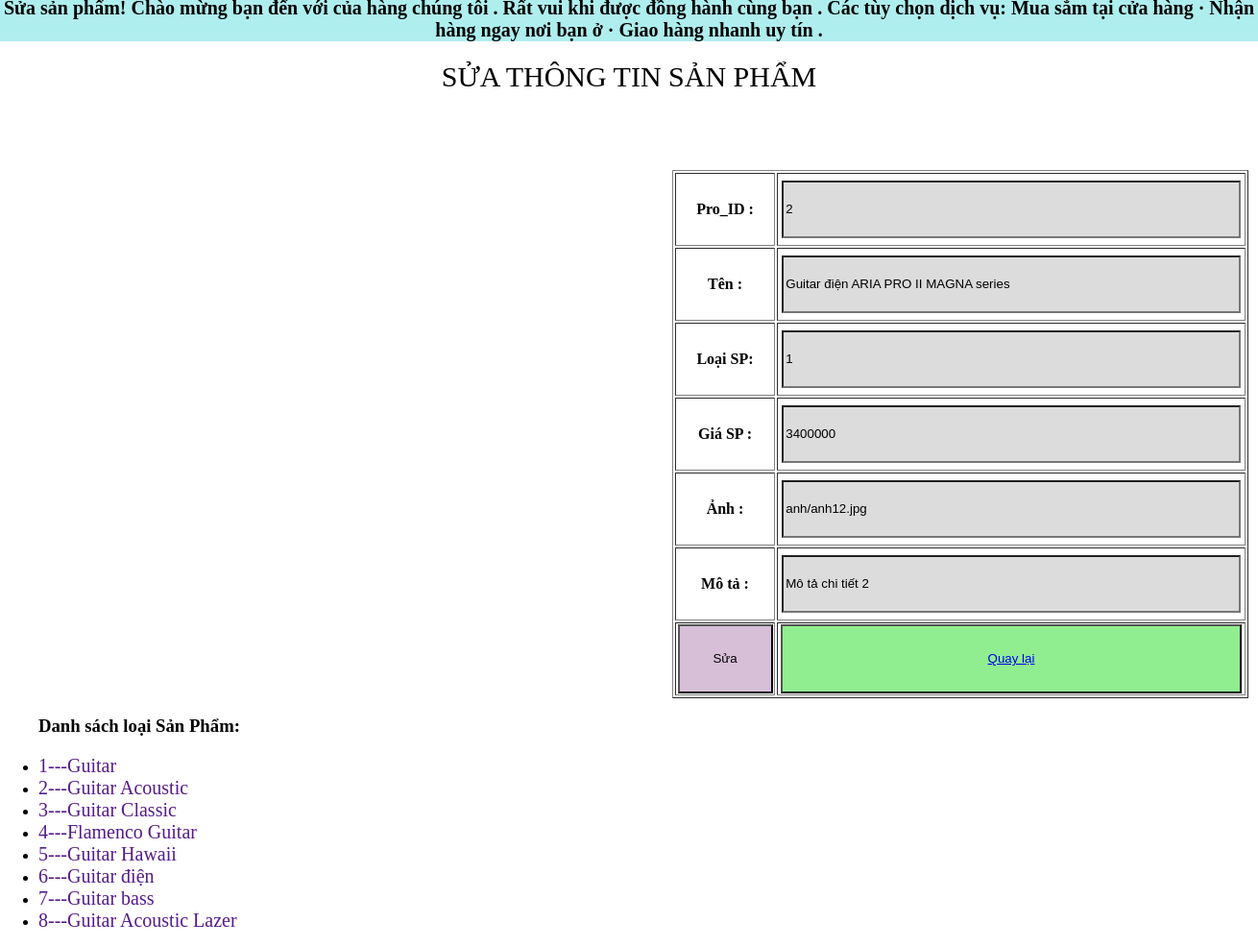
Page /View/admin/pages/Form_Suasanpham.php?pro_id=2 (signed in) on the committed database.
### tables this page shows
CREATE TABLE `tbl_product` (
  `pro_id` int(11) NOT NULL,
  `pro_name` varchar(200) NOT NULL,
  `cat_id` int(11) NOT NULL,
  `price` int(11) NOT NULL,
  `image` varchar(200) NOT NULL,
  `description` text NOT NULL
);

CREATE TABLE `tbl_category` (
  `cat_id` int(11) NOT NULL,
  `cat_name` varchar(50) NOT NULL,
  `status` int(11) NOT NULL
);

### View/admin/pages/Form_Suasanpham.php (the view, shortened to what this page needs)
<?php
	$id = $_GET['pro_id'];
	$conn = mysqli_connect("localhost","root","","danguitar");
	mysqli_query($conn,"SET danguitar 'utf8'");
	$sql = "Select * from `tbl_product` where `pro_id` = '$id' ";
	$kq = mysqli_query($conn, $sql);
	while($row = mysqli_fetch_assoc($kq))
		{
			$id = $row["pro_id"];
			$ten = $row['pro_name'];
			$loai = $row['cat_id'];
			$gia = $row['price'];
			$anh = $row['image'];
			$mota = $row['description'];
		}
?>
<!DOCTYPE html>
<html>
	<head>
	</head>
	<body>
		<div id="chu-chay">
			<marquee>Sửa sản phẩm! Chào mừng bạn đến với của hàng chúng tôi . Rất vui khi được đồng hành cùng bạn . Các tùy chọn dịch vụ: Mua sắm tại cửa hàng · Nhận hàng ngay nơi bạn ở · Giao hàng nhanh uy tín .</marquee>
		</div>
		<div class="tendangnhap">
        SỬA THÔNG TIN SẢN PHẨM
         </div>
		<div id="main">
			<form action="../../../Controller/admin/Suasanpham.php" method="post" >
				<table style="width:600px;height: 550px;background:#ffffff;" border="1px">
					<tr>
						<th style="width: 100px;">
							Pro_ID :
						</th>
						<th>
							<input style="width: 97%;height: 75%; background:#DCDCDC;" type="text" name="id" value="<?php echo $id ?>" readonly><br>
						</th>
					</tr>
					<tr>
						<th>
							Tên :
						</th>
						<th >
							<input style="width: 97%;height: 75%; background:#DCDCDC;" type="text" name="ten" value="<?php echo $ten ?>"><br>
						</th>
					</tr>
					<tr>
						<th>
							Loại SP:
						</th>
						<th>
							<input style="width: 97%;height: 75%; background:#DCDCDC;" type="text" name="loai" value="<?php echo $loai ?>"><br>
						</th>
					</tr>
					<tr>
						<th>
							Giá SP :
						</th>
						<th>
							<input style="width: 97%;height: 75%; background:#DCDCDC;" type="text" name="gia" value="<?php echo $gia ?>"><br>
						</th>
					</tr>
					<tr>
						<th>
							Ảnh :
						</th>
						<th>
							<input style="width: 97%;height: 75%; background:#DCDCDC;" type="text" name="anh" value="<?php echo $anh ?>">
						</th>
					</tr>
					<tr>
						<th>
							Mô tả :
						</th>
						<th>
							<input style="width: 97%;height: 75%; background:#DCDCDC;" type="text" name="mota" value="<?php echo $mota ?>">
						</th>
					</tr>
					<tr>
						<th>
							<input style="width:99%;height:100%;background :#D8BFD8 ;" type="submit" name="them" value="Sửa">
						</th>
						<th>
							<button style="width: 99%;height: 100%;background:#90EE90 ">
								<a href='Sanpham.php' title='Quay lại'>Quay lại</a>
							</button>
						</th>
					</tr>
				</table>
			</form>
		</div>
		<div class="Menu">
			<?php
				$conn = mysqli_connect("localhost","root","","danguitar");
				mysqli_query($conn,"SET danguitar 'utf8'");
				$sql1 = "SELECT * FROM tbl_category";
				$kq1=mysqli_query($conn,$sql1);
			?>
			<ul>
				<h3> Danh sách loại Sản Phẩm: </h3>
				<?php
				$j=0;
				while(($row1 = mysqli_fetch_array($kq1))&&($j<10))
					{   $j++;
						?>
						<li>
							<a style="font-size: 20px; text-decoration: none;" href="">
								<?php
								echo $row1['cat_id'];
								echo "---";
								 echo $row1['cat_name'];
								?>
							</a>
						</li>
						<?php
					}
					?>
				</ul>
		</div>
	</body>
</html>

### View/admin/pages/Form_Suasanpham.php (style rules this page uses)
body { width: auto; margin: auto; background: url(../../../anh/sua.jpg); }
#chu-chay { width: auto margin-left: 150px; color: black; font-size: 20px; font-weight: bold; background: #AFEEEE; margin-top: -3.4px; text-align: center; }
#main form { margin-top: 80px; margin-left: 700px; }
.tendangnhap { margin-top: 20px; text-align: center; color:black; font-size:30px; }

### rows in the picture
tbl_product: id "2", ten "Guitar điện ARIA PRO II MAGNA series", loai "1", gia "3400000", anh "anh/anh12.jpg", mota "Mô tả chi tiết 2"
tbl_category: cat_id "1", cat_name "Guitar"
tbl_category: cat_id "2", cat_name "Guitar Acoustic"
tbl_category: cat_id "3", cat_name "Guitar Classic"
tbl_category: cat_id "4", cat_name "Flamenco Guitar"
tbl_category: cat_id "5", cat_name "Guitar Hawaii"
tbl_category: cat_id "6", cat_name "Guitar điện"
tbl_category: cat_id "7", cat_name "Guitar bass"
tbl_category: cat_id "8", cat_name "Guitar Acoustic Lazer"
